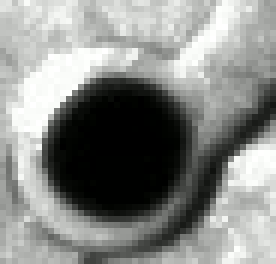
#> input picture frame 73 of output.mp4, 46 x 44 px (shown 6 times larger)
$ python main2.py
#> lines starting #> are read from the running program, lines starting #| are printed output that depends on the picture
### event_generator.py
# 文件：event_generator.py
import numpy as np
import time

class EventGenerator:
    def __init__(self):
        self.prev_gray = None
        self.event_buffer = []

    def generate(self, gray, threshold=15, decay=10,
                 polarity_pos=True, polarity_neg=True,
                 bg_color=(255, 255, 255)):

        assert gray.shape == (720, 1280), f"灰度图尺寸应为 1280×720，实际为 {gray.shape[::-1]}"

        h, w = gray.shape
        bg = np.array(bg_color, dtype=np.uint8)
        event_img = np.full((h, w, 3), bg, dtype=np.uint8)

        if self.prev_gray is None:
            self.prev_gray = gray.copy()
            return [], event_img

        # 计算差分
        diff = gray.astype(np.int16) - self.prev_gray.astype(np.int16)
        timestamp = time.time()

        # 矢量化：生成正/负掩码
        pos_mask = (diff > threshold) if polarity_pos else np.zeros_like(diff, dtype=bool)
        neg_mask = (diff < -threshold) if polarity_neg else np.zeros_like(diff, dtype=bool)

        # 绘制事件像素
        event_img[pos_mask] = [0, 0, 255]    # 红点：正极性
        event_img[neg_mask] = [255, 0, 0]    # 蓝点：负极性

        # 提取所有事件坐标
        y_pos, x_pos = np.where(pos_mask)
        y_neg, x_neg = np.where(neg_mask)

        # 构建事件列表
        events_pos = list(zip(x_pos, y_pos, [timestamp]*len(x_pos), [1]*len(x_pos)))
        events_neg = list(zip(x_neg, y_neg, [timestamp]*len(x_neg), [-1]*len(x_neg)))
        events = events_pos + events_neg

        # 更新状态
        self.prev_gray = gray.copy()
        self.event_buffer.extend(events)

        return events, event_img

### main2.py
import cv2
import time
import numpy as np

from event_generator import EventGenerator
from event_saver import save_event_csv, save_event_npz

# ———– User Settings ———–
# Set your input/output paths and parameters here:
input_path  = r"C:\Users\18795\Desktop\output.mp4"
output_path = r"C:\Users\18795\Desktop\event_output.avi"

threshold   = 15       # gray-level difference threshold
decay       = 10       # time decay factor
bg          = 'white'  # 'white', 'black', or 'gray'

save_csv    = True
csv_path    = r"C:\Users\18795\Desktop\events.csv"

save_npz    = True
npz_path    = r"C:\Users\18795\Desktop\events.npz"
# —————————————————

def main():
    # Open video file
    cap = cv2.VideoCapture(input_path)
    if not cap.isOpened():
        print(f"Error: cannot open video file {input_path}")
        return

    # Video parameters (dynamic resolution)
    fps    = cap.get(cv2.CAP_PROP_FPS) or 30.0
    width  = int(cap.get(cv2.CAP_PROP_FRAME_WIDTH))
    height = int(cap.get(cv2.CAP_PROP_FRAME_HEIGHT))

    # Output VideoWriter (XVID) at same resolution
    fourcc = cv2.VideoWriter_fourcc(*'XVID')
    out    = cv2.VideoWriter(output_path, fourcc, fps, (width, height))

    # Background color map
    bg_map = {
        'white': (255, 255, 255),
        'black': (  0,   0,   0),
        'gray' : (127, 127, 127)
    }
    bg_color = bg_map.get(bg, (255,255,255))

    # Event generator and log storage
    generator  = EventGenerator()
    all_events = []

    frame_idx  = 0
    start_time = time.time()

    # Fixed internal resolution for the generator
    target_W, target_H = 1280, 720

    print("Starting processing, input:", input_path)
    while True:
        ret, frame = cap.read()
#> frame is the input picture: shape (44, 46, 3); mean B, G, R 135.4, 138.1, 136.3
        if not ret:
            break

        # Convert to gray and resize to generator's expected size
        gray_orig = cv2.cvtColor(frame, cv2.COLOR_BGR2GRAY)
        gray = cv2.resize(gray_orig, (target_W, target_H))
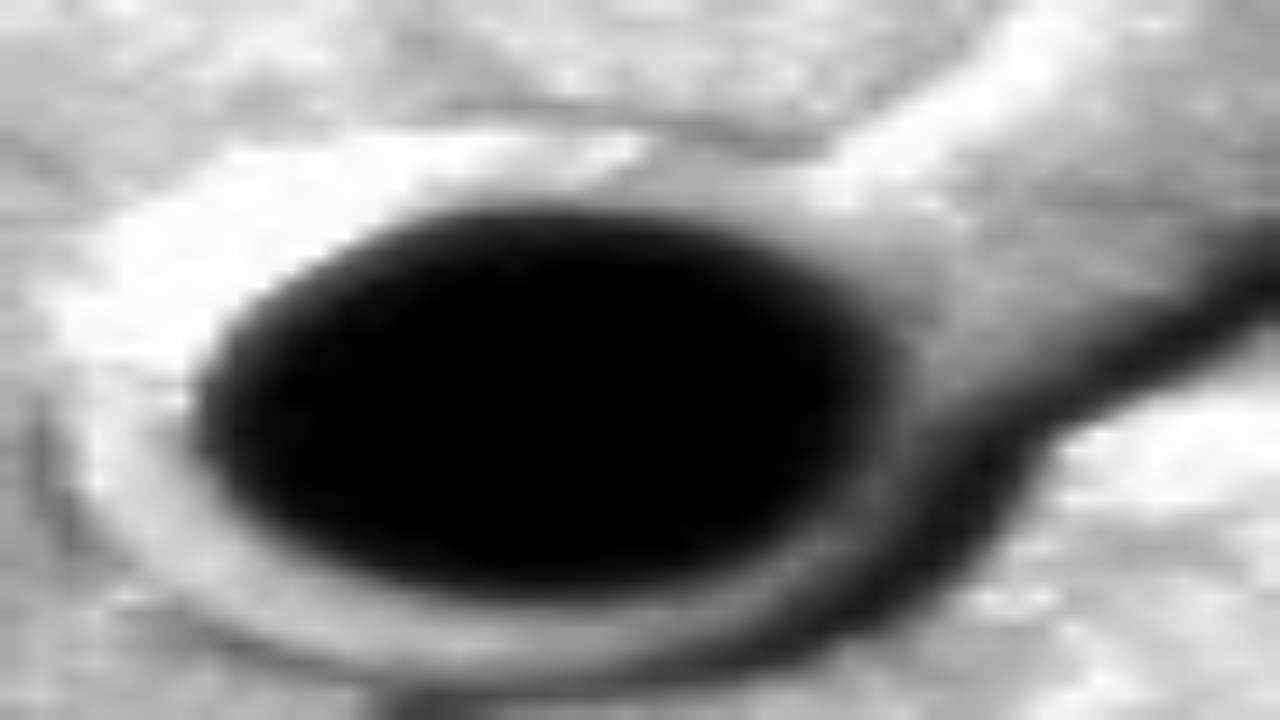
#> gray: shape (720, 1280); min 0, max 255, mean 137.1

        # Generate events & small event image
        events_small, event_img_small = generator.generate(
            gray,
            threshold=threshold,
            decay=decay,
            bg_color=bg_color
        )
#> event_img_small: shape (720, 1280, 3); every value is 255
#> events_small = []

        # Scale events back to original resolution
        scaled_events = []
        for x, y, p, t in events_small:
            x2 = int(x * (width  / target_W))
            y2 = int(y * (height / target_H))
            scaled_events.append((x2, y2, p, t))
#> this loop made 0 passes
#> after the loop, scaled_events = []
        all_events.extend(scaled_events)

        # Resize event image back to original resolution and write
        event_img = cv2.resize(event_img_small, (width, height))
#> event_img: shape (44, 46, 3); every value is 255
        out.write(event_img)

        frame_idx += 1
        if frame_idx % 50 == 0:
            elapsed = time.time() - start_time
            print(f"Processed {frame_idx} frames in {elapsed:.1f}s (avg FPS {frame_idx/elapsed:.2f})")

    cap.release()
    out.release()
    print("✔  Event video saved to:", output_path)

    if save_csv:
        save_event_csv(all_events, csv_path)
        print("✔  Events saved as CSV:", csv_path)
    if save_npz:
        save_event_npz(all_events, npz_path)
        print("✔  Events saved as NPZ:", npz_path)


if __name__ == '__main__':
    main()
